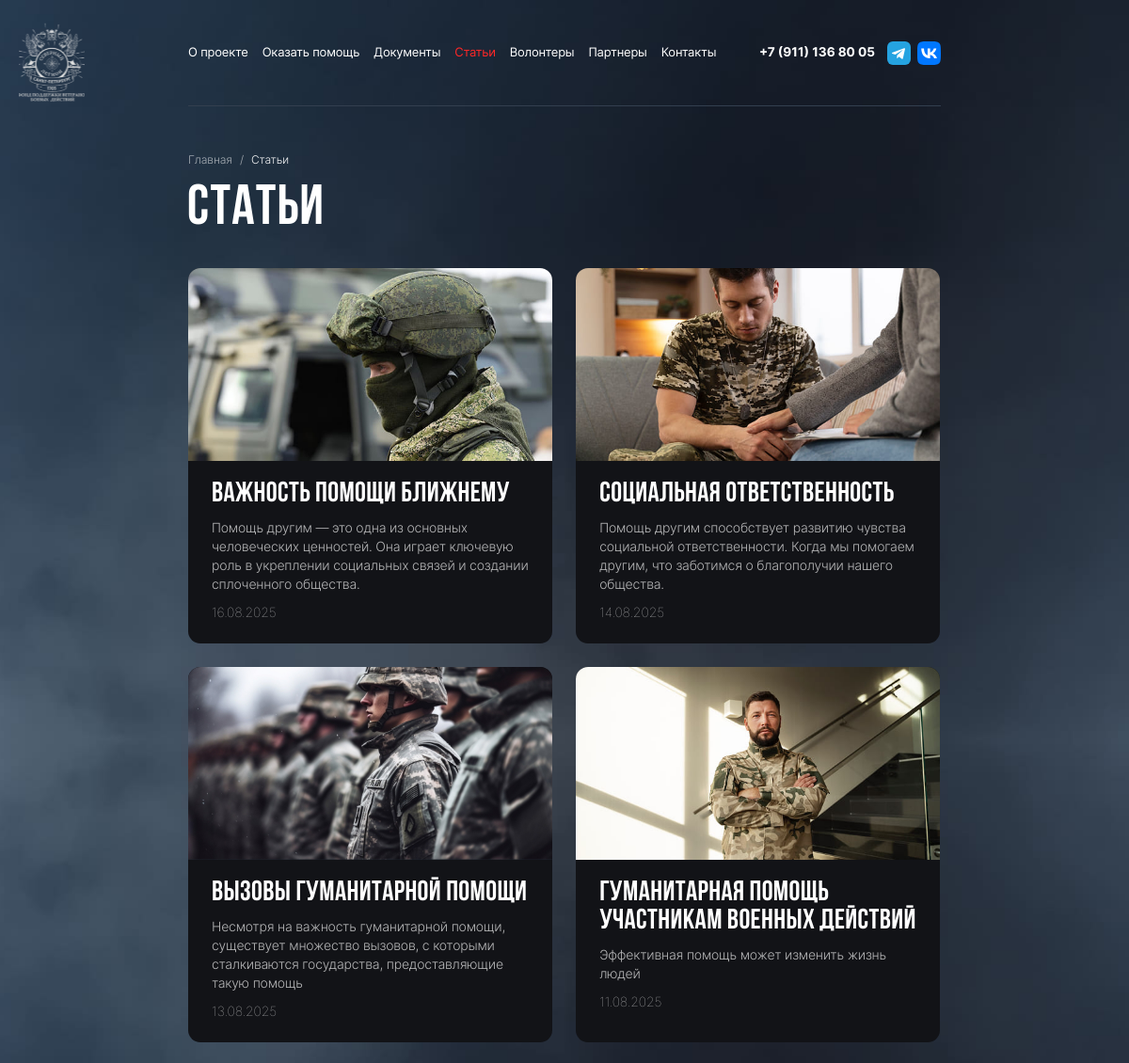
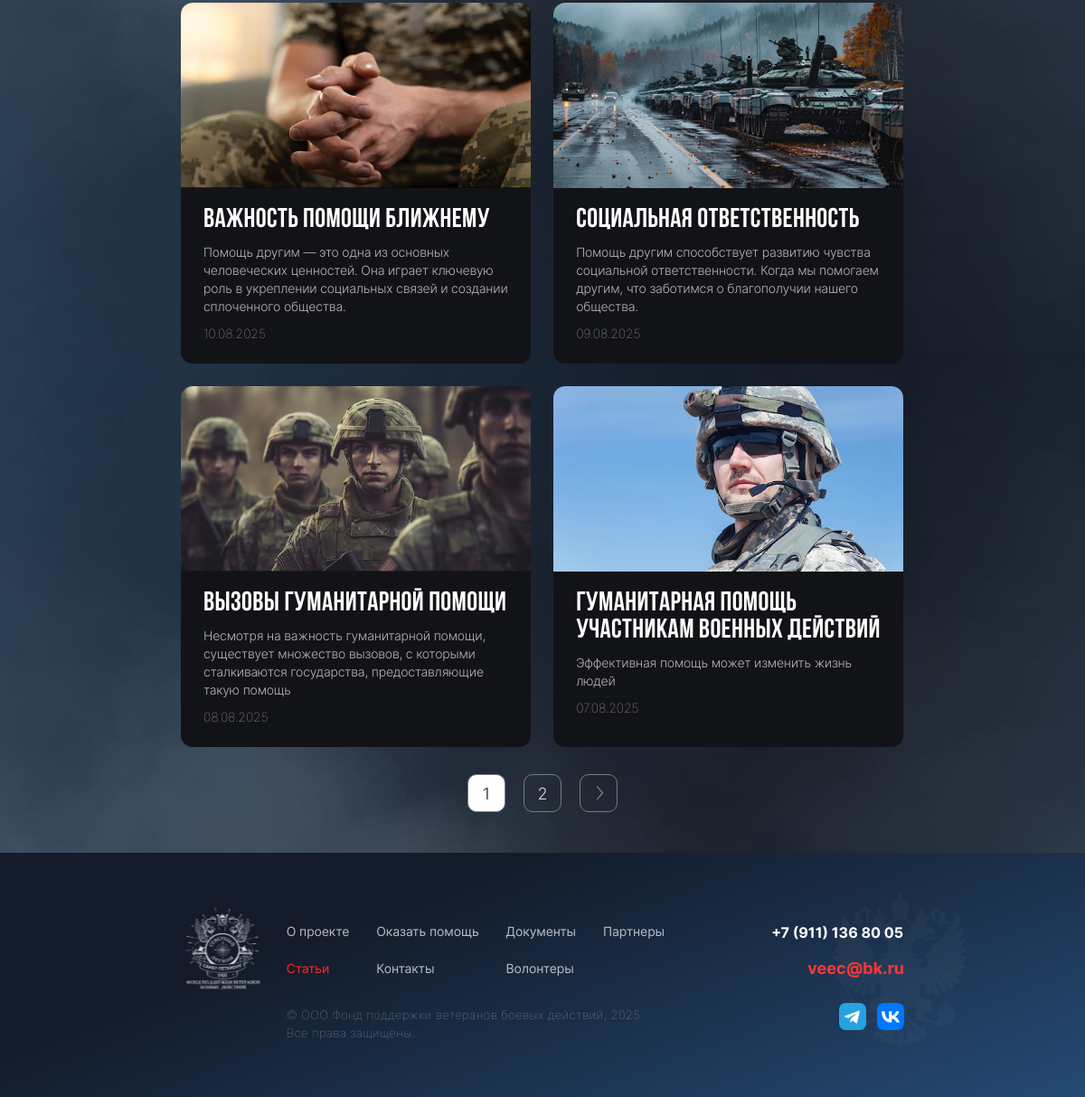
The app's page /statii with its own data (2 pictures, top to bottom).
### tables this page shows
CREATE TABLE `settings` (
  `id` bigint(20) UNSIGNED NOT NULL,
  `title` varchar(255) DEFAULT NULL,
  `email` varchar(255) DEFAULT NULL,
  `email_send` varchar(255) DEFAULT NULL,
  `phone` varchar(255) DEFAULT NULL,
  `phone2` varchar(255) DEFAULT NULL,
  `address` varchar(255) DEFAULT NULL,
  `logo` varchar(255) DEFAULT NULL,
  `logo2` varchar(100) DEFAULT NULL,
  `soc1` varchar(255) DEFAULT NULL,
  `soc2` varchar(255) DEFAULT NULL,
  `soc_name1` varchar(255) DEFAULT NULL,
  `soc_name2` varchar(255) DEFAULT NULL,
  `copy` varchar(255) DEFAULT NULL,
  `copy2` varchar(255) DEFAULT NULL,
  `image` varchar(100) DEFAULT NULL,
  `image2` varchar(100) DEFAULT NULL,
  `image3` varchar(100) DEFAULT NULL,
  `link` varchar(500) DEFAULT NULL,
  `link2` varchar(500) DEFAULT NULL,
  `head` varchar(255) DEFAULT NULL,
  `head2` varchar(255) DEFAULT NULL,
  `head3` varchar(255) DEFAULT NULL,
  `head4` varchar(255) DEFAULT NULL,
  `head5` varchar(255) DEFAULT NULL,
  `head6` varchar(255) DEFAULT NULL,
  `head7` varchar(255) DEFAULT NULL,
  `head8` varchar(255) DEFAULT NULL,
  `head9` varchar(255) DEFAULT NULL,
  `head10` varchar(255) DEFAULT NULL,
  `head11` varchar(255) DEFAULT NULL,
  `head12` varchar(255) DEFAULT NULL,
  `short` text
);

CREATE TABLE `pages` (
  `id` int(11) NOT NULL,
  `name` varchar(255) DEFAULT NULL,
  `url` varchar(255) DEFAULT NULL,
  `parent` int(11) DEFAULT '0',
  `show` int(1) DEFAULT NULL,
  `menu` tinyint(1) DEFAULT '0',
  `menu_footer` tinyint(1) DEFAULT '0',
  `rate` int(11) DEFAULT NULL,
  `rate_footer` int(11) DEFAULT NULL,
  `image` varchar(100) DEFAULT NULL,
  `file` varchar(100) DEFAULT NULL,
  `text` longtext,
  `short` varchar(500) DEFAULT NULL
);

CREATE TABLE `articles` (
  `id` int(11) NOT NULL,
  `name` varchar(255) DEFAULT NULL,
  `h1` varchar(500) DEFAULT NULL,
  `url` varchar(255) DEFAULT NULL,
  `show` int(1) DEFAULT NULL,
  `rate` int(11) DEFAULT NULL,
  `image` varchar(100) DEFAULT NULL,
  `image2` varchar(100) DEFAULT NULL,
  `short` varchar(500) DEFAULT NULL,
  `text` longtext,
  `date` int(11) DEFAULT NULL,
  `views` int(11) DEFAULT NULL,
  `author` varchar(255) DEFAULT NULL,
  `other` text
);

### app/Controllers/ArticlesController.php (called while the page is built, shortened)
<?php
class ArticlesController extends Controller {
    protected function handle(...$params) {
        $view = $this->view;
        $view->body_class = 'body-page';
        $view->page = Page::findById(6);
        return self::list($view);
    }
    protected static function list($view){
        $page = $view->page;
        $breadcrumbs = [];
        $breadcrumbs[] = array('Главная', '/');
        $breadcrumbs[] = array($page->name);
        $view->breadcrumbs = $breadcrumbs;
        $count = 8;
        $data = Articles::paginate("WHERE `show` = 1 ORDER BY rate DESC, date DESC, id ASC", $count);
        $view->total = $data['total'];
        $view->paginate = $data['paginate'];
        $view->articles = $data['list'];
        $view = Seo::default($view, $page->name);
        $view->edit = Users::edit("articles", $view->edit_seo);
        return $view->show('articles/list.php');
    }
}

### app/Router.php (called while the page is built, shortened)
<?php
class Router
{
    private $routes;
    public function __construct()
    {
        $this->routes = (new Config())->data['routes'];
    }
    public static function getURI()
    {
        if (($_SERVER['REQUEST_URI']) != '/') {
            $uri = explode('?', trim($_SERVER['REQUEST_URI'], '/'));
            return $uri[0];
        }
        return $_SERVER['REQUEST_URI'];
    }
    public function run()
    {
        $uri = $this->getURI();
        foreach ($this->routes as $uriPattern => $path) {
            if (preg_match("~^$uriPattern$~", $uri)) {
                $internalRoute = preg_replace("~^$uriPattern$~", $path, $uri);
                $segments = explode('/', $internalRoute);
                $controllerName = 'app\Controllers\\' . ucfirst(array_shift($segments));
                $parameters = $segments;
                $controllerObject = new $controllerName;
                $result = call_user_func_array($controllerObject, $parameters);
                if ($result != null) {
                    return;
                }
            }
        }
    }
}

### index.php (called while the page is built, shortened)
<?php
(new app\Router())->run();

### db.php (called while the page is built)
<?php
return [
    'host' => 'localhost',
    'dbname' => 'fond',
    'user' => 'root',
    'password' => '',
];
?>

### app/Db.php (called while the page is built, shortened)
<?php
class Db
{
    protected $dbh;
    public function __construct()
    {
        $config = (include ROOT . '/db.php');
        $dsn = 'mysql:host=' . $config['host'] . ';dbname=' . $config['dbname'].';charset=UTF8';
        $this->dbh = new \PDO(
            $dsn,
            $config['user'],
            $config['password'],
            [\PDO::ATTR_ERRMODE => \PDO::ERRMODE_WARNING]
        );
        $this->dbh->exec("set names utf8mb4");
    }
    public function query($sql, $data = [], $class = null)
    {
        $sth = $this->dbh->prepare($sql);
        $res = $sth->execute($data);
        return $sth->fetchAll(\PDO::FETCH_CLASS, $class);
    }
}
?>

### app/Model.php (called while the page is built, shortened)
<?php
abstract class Model
{
    public static function findAllShow($order = null, $show = true)
    {
        if(empty($order)) $order = '`rate` DESC, id ASC';
        $and = '';
        if ($show) $and = 'AND `show` = 1';
        $db = new Db();
        $sql = 'SELECT * FROM ' . static::TABLE . ' WHERE 1 '.$and.' ORDER BY '.$order;
        return $db->query(
            $sql,
            [],
            static::class
        );
    }
    public static function findById($id)
    {
        $db = new Db();
        $sql = 'SELECT * FROM ' . static::TABLE . ' WHERE id=:id';
        $data = $db->query(
            $sql,
            [':id' => $id],
            static::class
        );
        return $data ? $data[0] : false;
    }
    public static function findWhere($where)
    {
        $db = new Db();
        $sql = 'SELECT * FROM `'.static::TABLE.'` '.$where;
        $data = $db->query($sql,[],static::class);
        return $data ? $data : false;
    }
    static function paginate($where, $pnumber = null, $select = '*') {
        $array = [];
        $db = new Db();
        $sql = 'SELECT '.$select.' FROM `'.static::TABLE.'` '.$where;
        $sql_count = 'SELECT count(*) AS total FROM `'.static::TABLE.'` '.$where;
        $data = $db->query($sql_count, [], static::class);
	    $total = $data[0]->total;
	    if ($total) {
            $paginate = new Paginate($total, $pnumber);
            $psql = $sql." LIMIT ".$paginate->start().",$pnumber";
    		$pdata = $db->query($psql, [], static::class);
	        $array['list'] = $pdata;
	        $array['paginate'] = $paginate->links();
	        $array['total'] = $total;
	    }
	    return $array;
	}
}

### app/Models/Page.php (called while the page is built, shortened)
<?php
class Page extends Model
{
	public static function getArray() {
		$pages = Page::findAllShow();
		$array = [];
		foreach ($pages AS $page) {
			$id = $page->id;
			$childs = [];
			$page->childs = $childs;
			$array[$id] = $page;
		}
		return $array;
	}
}

### app/Helpers.php (called while the page is built, shortened)
<?php
class Helpers
{
    public static function clearPhone($phone)
    {
        return preg_replace('/[^0-9\+]/', '', $phone);
    }
}

### app/Models/Articles.php (called while the page is built, shortened)
<?php
class Articles extends Model
{
    public static function getLink($item, $page) {
        $link = '/'.$page->url.'/'.$item->url;
        return $link;
    }
}

### public/views/articles/item.php (the view)
<? if (!empty($item)) : ?>
    <a href="<?= app\Models\Articles::getLink($item, $array->pages[6]) ?>" class="swiper-slide">
        <? if (!empty($item->image)) : ?>
            <img src="<?= $item->image ?>" alt="<?= $item->name ?>">
        <? else: ?>
            <img src="/public/src/images/no-photo.jpg" alt="Нет фото">
        <? endif; ?>
        <div class="articles-box">
            <div class="articles-head"><?= $item->name ?></div>
            <div class="articles-text">
                <?= nl2br($item->short) ?>
            </div>
            <? if (!empty($item->date)) : ?>
                <div class="articles-date"><?= date('d.m.Y', $item->date) ?></div>
            <? endif; ?>
        </div>
    </a>
<? endif; ?>

### public/views/layouts/header.php (shortened to what this page needs)
<!DOCTYPE html>
<html lang="ru">
<head>
	<link href="/public/src/css/style.css?<?= time() ?>" rel="stylesheet" />
</head>
<body class="<?= !empty($this->body_class) ? $this->body_class : '' ?>">
	<div class="wrapper">
		<a href="/" class="logo header-logo" style="background: url(<?= $this->settings->logo ?>) no-repeat center center;"></a>
		<header class="header">
			<div class="container">
				<div class="header-menu">
					<nav class="header-nav">
						<? $i = 1; foreach ($this->pages AS $page) : ?>
				            <? if ($page->menu <> 1 || !empty($page->parent) || $i > 7) continue; ?>
							<a href="/<?= $page->url ?>" class="header-nav-item <?= URI == $page->url ? 'active' : '' ?>">
								<?= $page->name ?>
							</a>
				        <? $i++; endforeach; ?>
					</nav>
					<div class="header-info">
						<? if (!empty($this->settings->phone)) : ?>
							<a href="tel:<?= app\Helpers::clearPhone($this->settings->phone) ?>" class="phone"><?= $this->settings->phone ?></a>
						<? endif; ?>
						<? if (!empty($this->settings->soc1)) : ?>
							<a class="soc soc1" href="<?= $this->settings->soc1 ?>" target="_blank" rel="nofollow" title="Наш Telegram"></a>
						<? endif; ?>
						<? if (!empty($this->settings->soc2)) : ?>
							<a class="soc soc2" href="<?= $this->settings->soc2 ?>" target="_blank" rel="nofollow" title="Наш Вконтакте"></a>
						<? endif; ?>
					</div>
				</div>
			</div>
		</header>

### public/views/articles/list.php (shortened to what this page needs)
<? include_once VIEWS.'/layouts/header.php' ?>
<main class="page">
    <div class="container">
        <? include_once VIEWS.'/components/breadcrumbs.php' ?>
        <h1 class="h1"><?= $this->page->name ?></h1>
        <div class="articles articles-list">
            <div class="swiper-container">
                <div class="swiper-wrapper">
                    <? if (!empty($this->articles)) : ?>
                        <? foreach ($this->articles AS $item) : ?>
                            <?= $this->include('articles/item', $item, $this) ?>
                        <? endforeach; ?>
                        <?= $this->paginate ?>
                    <? else: ?>
                        <div class="not-found">Ничего не найдено</div>
                    <? endif; ?>
                </div>
            </div>
        </div>
    </div>
</main>
<? include_once VIEWS.'/layouts/footer.php' ?>

### public/views/components/breadcrumbs.php
<? if (!empty($this->breadcrumbs)) : ?>
    <div class="breadcrumbs">
        <? foreach ($this->breadcrumbs AS $val) : ?>
            <? if (!empty($val[1])) : ?>
                <a href="<?= $val[1] ?>" class="breadcrumbs-item"><?= $val[0] ?></a>
            <? else: ?>
                <span class="breadcrumbs-item"><?= $val[0] ?></span>
            <? endif; ?>
        <? endforeach; ?>
    </div>
<? endif; ?>

### public/views/layouts/footer.php (shortened to what this page needs)
    <footer class="footer">
        <div class="container">
            <a href="/" class="logo" style="background: url(<?= $this->settings->logo ?>) no-repeat center center;"></a>
            <div class="footer-center">
                <div class="footer-menu">
                    <?
                    $count = !empty($this->footer_menu) ? count($this->footer_menu) : 0;
                    $count_columns = ceil($count / 4);
                    ?>
                    <div class="footer-menu-column">
        				<? $i = 1; foreach ($this->footer_menu AS $page) : ?>
        					<a href="/<?= $page->url ?>" class="footer-menu-item <?= URI == $page->url ? 'active' : '' ?>">
                                <?= $page->name ?>
                            </a>
                            <? if ($i % $count_columns == 0) : ?>
                                </div><div class="footer-menu-column">
                            <? endif; ?>
        		        <? $i++; endforeach; ?>
                    </div>
    			</div>
                <div class="footer-copy">© <?= $this->settings->copy ?> <?= date('Y') ?>. <?= $this->settings->copy2 ?></div>
            </div>
            <div class="footer-info">
                <? if (!empty($this->settings->phone)) : ?>
					<a href="tel:<?= app\Helpers::clearPhone($this->settings->phone) ?>" class="phone"><?= $this->settings->phone ?></a>
				<? endif; ?>
                <? if (!empty($this->settings->email)) : ?>
					<div><a href="mailto:<?= $this->settings->email ?>" class="email"><?= $this->settings->email ?></a></div>
				<? endif; ?>
                <div class="socs">
    				<? if (!empty($this->settings->soc1)) : ?>
    					<a class="soc soc1" href="<?= $this->settings->soc1 ?>" target="_blank" rel="nofollow" title="Наш Telegram"></a>
    				<? endif; ?>
    				<? if (!empty($this->settings->soc2)) : ?>
    					<a class="soc soc2" href="<?= $this->settings->soc2 ?>" target="_blank" rel="nofollow" title="Наш Вконтакте"></a>
    				<? endif; ?>
                </div>
            </div>
        </div>
    </footer>
</div>
</body>
</html>

### records on screen
settings: logo (picture), phone "+7 (911) 136 80 05", copy "ООО Фонд поддержки ветеранов боевых действий,", copy2 "Все права защищены.", email "veec@bk.ru"
pages: name "О проекте"
pages: name "Оказать помощь"
pages: name "Документы"
pages: name "Статьи"
pages: name "Волонтеры"
pages: name "Партнеры"
pages: name "Контакты"
pages: name "Главная"
articles: image (picture), name "Важность помощи ближнему", short "Помощь другим — это одна из основных человеческих ценностей. Она играет ключевую роль в укреплении социальных связей и создании сплоченного общества.", date "16.08.2025"
articles: image (picture), name "Социальная ответственность", short "Помощь другим способствует развитию чувства социальной ответственности. Когда мы помогаем другим, что заботимся о благополучии нашего общества.", date "14.08.2025"
articles: image (picture), name "Вызовы гуманитарной помощи", short "Несмотря на важность гуманитарной помощи, существует множество вызовов, с которыми сталкиваются государства, предоставляющие такую помощь", date "13.08.2025"
articles: image (picture), name "Гуманитарная помощь участникам военных действий", short "Эффективная помощь может изменить жизнь людей", date "11.08.2025"
articles: image (picture), name "Важность помощи ближнему", short "Помощь другим — это одна из основных человеческих ценностей. Она играет ключевую роль в укреплении социальных связей и создании сплоченного общества.", date "10.08.2025"
articles: image (picture), name "Социальная ответственность", short "Помощь другим способствует развитию чувства социальной ответственности. Когда мы помогаем другим, что заботимся о благополучии нашего общества.", date "09.08.2025"
articles: image (picture), name "Вызовы гуманитарной помощи", short "Несмотря на важность гуманитарной помощи, существует множество вызовов, с которыми сталкиваются государства, предоставляющие такую помощь", date "08.08.2025"
articles: image (picture), name "Гуманитарная помощь участникам военных действий", short "Эффективная помощь может изменить жизнь людей", date "07.08.2025"

### other values on screen
$val[0] "Статьи"
